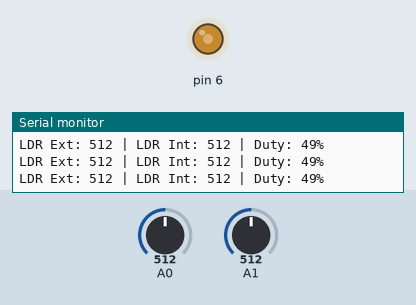
A sketch run on a simulated Arduino Uno, built with avr-gcc and run on an emulated ATmega328P. On the bench: output pins drawn as LEDs (lit = HIGH), the last lines printed to the serial monitor. The test bench sets the inputs (shaded band); at power-on: A0 = 512, A1 = 512.

Above: at 1.3 s.
1.4 s: A0 set to 306
At 2.3 s:
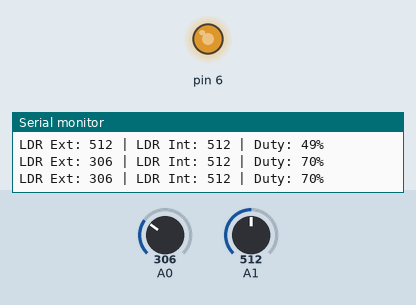
3.1 s: A0 set to 122
At 4.4 s:
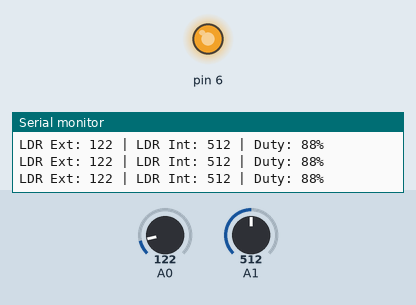
4.7 s: A0 set to 900
At 5.5 s:
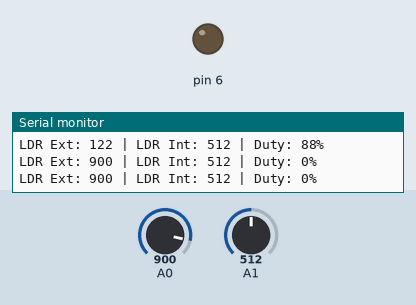
Timing chart, 0 to 7.7 s (numbered marks = the images above; inputs shaded):
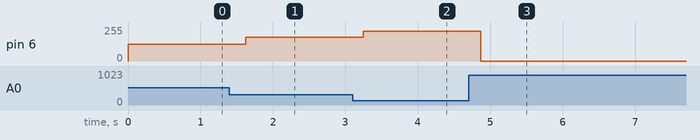

The sketch:

10.ino
```cpp
#define F_CPU 16000000UL
#include <avr/io.h>
#include <util/delay.h>
#include <stdio.h>

// === UART ===
void uart_init(unsigned int ubrr) {
    UBRR0H = (unsigned char)(ubrr >> 8);
    UBRR0L = (unsigned char)ubrr;
    UCSR0B = (1 << TXEN0);                    // Habilita transmisión
    UCSR0C = (1 << UCSZ01) | (1 << UCSZ00);   // 8 bits de datos
}

void uart_send(char data) {
    while (!(UCSR0A & (1 << UDRE0)));         // Espera buffer vacío
    UDR0 = data;
}

void uart_send_string(const char* str) {
    while (*str) {
        uart_send(*str++);
    }
}

// === ADC ===
void adc_init() {
    ADMUX = (1 << REFS0);                     // AVcc como referencia
    ADCSRA = (1 << ADEN) | (1 << ADPS2) | (1 << ADPS1); // Prescaler 64
}

uint16_t read_adc(uint8_t channel) {
    ADMUX = (ADMUX & 0xF0) | (channel & 0x0F); // Selección del canal
    ADCSRA |= (1 << ADSC);                    // Inicia conversión
    while (ADCSRA & (1 << ADSC));             // Espera que termine
    return ADC;
}

// === PWM ===
void pwm_init() {
    DDRD |= (1 << PD6);                       // OC0A como salida
    TCCR0A = (1 << COM0A1) | (1 << WGM01) | (1 << WGM00); // Fast PWM, no inversor
    TCCR0B = (1 << CS01);                     // Prescaler 8
}

void pwm_set_duty(uint8_t duty) {
    OCR0A = duty;
}

// === MAIN ===
int main() {
    char buffer[64];
    uint16_t ldr_ext, ldr_int;
    uint8_t duty;

    uart_init(103);     // 9600 baudios con F_CPU = 16MHz
    adc_init();
    pwm_init();

    while (1) {
        ldr_ext = read_adc(0); // LDR exterior: ADC0
        ldr_int = read_adc(1); // LDR interior: ADC1

        // Ajuste del duty cycle: inversamente proporcional a la luz exterior
        if (ldr_ext < 900) {
            duty = 255 - (ldr_ext / 4);  // De 255 a ~30
        } else {
            duty = 0;
        }

        pwm_set_duty(duty);

        // Enviar por UART
        snprintf(buffer, sizeof(buffer), "LDR Ext: %u | LDR Int: %u | Duty: %u%%\r\n",
                 ldr_ext, ldr_int, (duty * 100) / 255);
        uart_send_string(buffer);

        _delay_ms(500);
    }

    return 0;
}
```

Measured:
- after the input at 1.4 s, pin 6: 127/255 → 179/255 after 0.22 s
- after the input at 3.1 s, pin 6: 179/255 → 225/255 after 0.15 s
- after the input at 4.7 s, pin 6: 225/255 → 0/255 after 0.17 s
